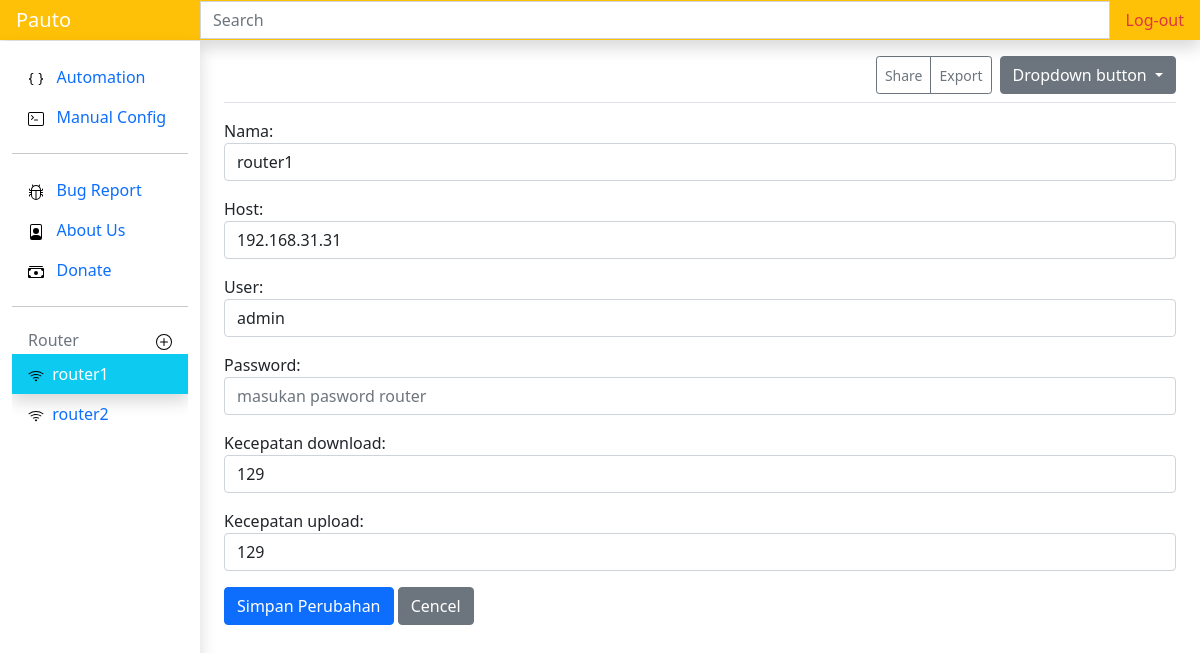
Page /updaterouter/1 (signed in) on the committed database.
### routerapp/models.py (models this page shows, shortened)
class Routerm(models.Model):
    nama = models.CharField(max_length=50)
    host = models.CharField(max_length=50)
    user = models.CharField(max_length=30)
    password = models.CharField(max_length=50, blank=True)
    kecepatan_download = models.IntegerField(blank=True)
    kecepatan_upload = models.IntegerField(blank=True)
    pub_date = models.DateField(auto_now=True)

### routerapp/views.py (the view)
# urls.py: path('updaterouter/<int:idr>',views.updaterouter,name='uprouter'),
@login_required(login_url=settings.LOGIN_URL)
def updaterouter(request, idr):
    router = Routerm.objects.get(id=idr)
    if request.method == 'POST':
        form = RoutermForm(request.POST, instance=router)
        if form.is_valid():
            form.save()
            messages.success(request,"berhasil mengubah router")
            return redirect('router', idr)
    else:
        form = RoutermForm(instance=router)
        routerside = Routerm.objects.all()
        context = {
            'idk' : idr,
            'form' : form,
            'routerside': routerside
        }
        return render(request, 'uprouter.html', context)

### routerapp/forms.py
class RoutermForm(ModelForm):
    class Meta:
        model = Routerm
        fields = '__all__'
        widgets = {
            'nama': forms.TextInput({'class': 'form-control', 'placeholder': 'masukan nama untuk router'}),
            'host': forms.TextInput({'class': 'form-control', 'placeholder': 'alamat host router | contoh: 192.168.1.1'}),
            'user': forms.TextInput({'class': 'form-control', 'placeholder': 'masukan username router'}),
            'password': forms.TextInput({'class': 'form-control', 'placeholder': 'masukan pasword router'}),
            'kecepatan_download': forms.TextInput({'class': 'form-control', 'placeholder': 'dalam kilobyte'}),
            'kecepatan_upload': forms.TextInput({'class': 'form-control', 'placeholder': 'dalam kilobyte'}),
        }

### routerapp/templates/uprouter.html (shortened to what this page needs)
{% extends 'base.html' %}
{% load static %}
{% block content %}
    <form action="" method="post">
        {{form.as_p}}
        <input class="btn btn-primary" type="submit" value="Simpan Perubahan">
        <a href="{% url 'router' idk %}" class="btn btn-secondary" >Cencel</a>
    </form>
{% endblock content %}
{% block routerside %}
{% include 'routerside.html' %}
{% endblock routerside %}

### templates/routerside.html (shortened to what this page needs)
<div class="pb-lg-5 overflow-auto">
    {% load static %}
    {% for routerside in routerside %}
    <li class="nav-item">
        <a class="nav-link {% if routerside.id == idk %}shadow text-white bg-info{% endif %}" href="{% url 'router' routerside.id %}">
            <img src="{% static 'icons/wifi.svg' %}" alt="">&nbsp;
            {{routerside.nama}}
        </a>
    </li>
    {% endfor %}
</div>

### rows in the picture
Routerm: nama "router1", host "192.168.31.31", user "admin", kecepatan_download "129", kecepatan_upload "129"
Routerm: nama "router2"
